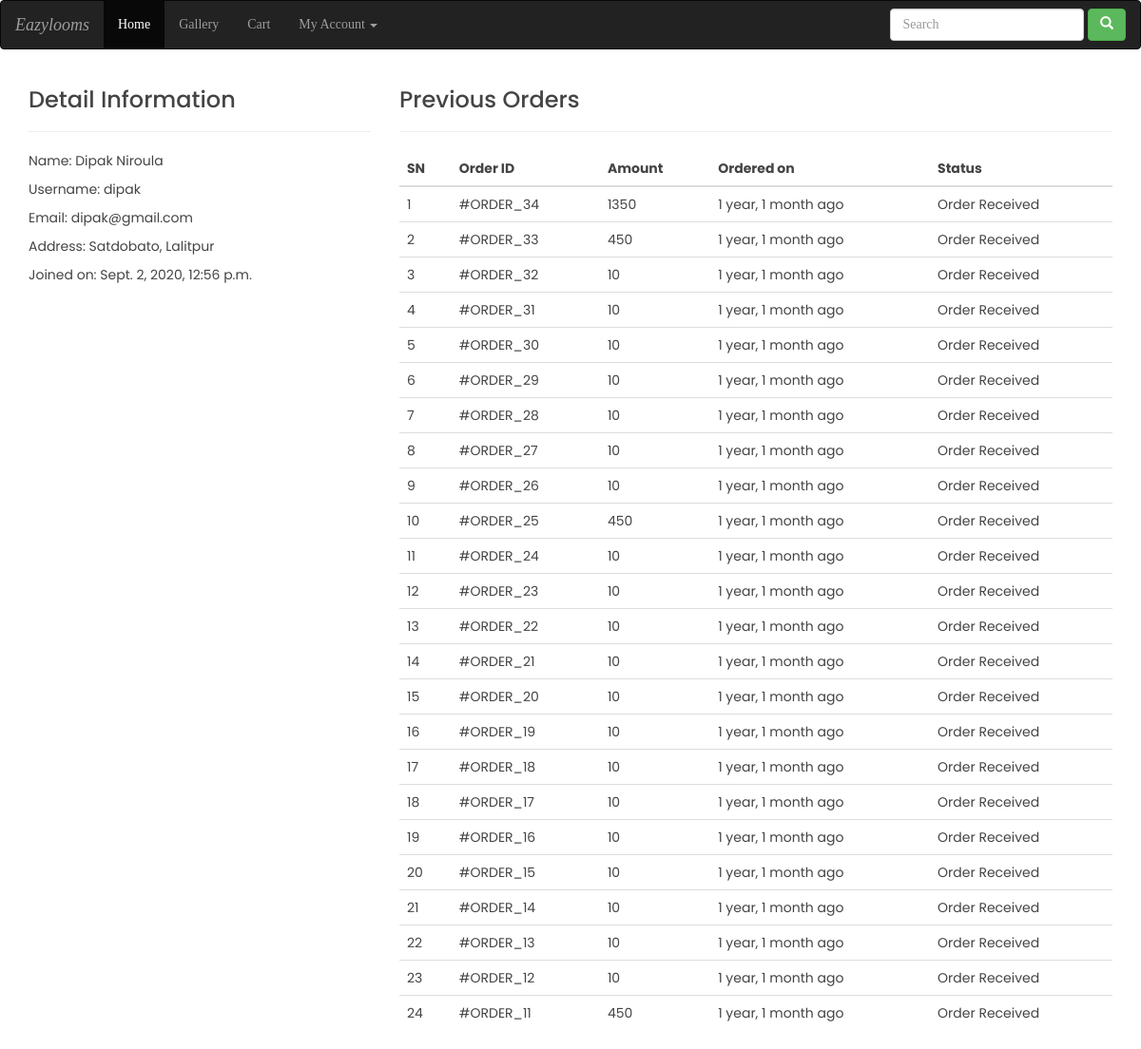
Screenshot of /profile/ (signed in) with the database file from the repository.
### ecomapp/models.py (models this page shows, shortened)
class Customer(models.Model):
    user = models.OneToOneField(User, on_delete=models.CASCADE)
    full_name = models.CharField(max_length=200)
    address = models.CharField(max_length=200, null=True, blank=True)
    joined_on = models.DateTimeField(auto_now_add=True)

class Order(models.Model):
    cart = models.OneToOneField(Cart, on_delete=models.CASCADE)
    ordered_by = models.CharField(max_length=200)
    shipping_address = models.CharField(max_length=200)
    mobile = models.CharField(max_length=10)
    email = models.EmailField(null=True, blank=True)
    subtotal = models.PositiveIntegerField()
    discount = models.PositiveIntegerField()
    total = models.PositiveIntegerField()
    order_status = models.CharField(max_length=50, choices=ORDER_STATUS)
    created_at = models.DateTimeField(auto_now_add=True)
    payment_method = models.CharField(
        max_length=20, choices=METHOD, default="Cash On Delivery")
    payment_completed = models.BooleanField(
        default=False, null=True, blank=True)

### ecomapp/views.py (the view)
# urls.py: path("profile/", CustomerProfileView.as_view(), name="customerprofile"),
class CustomerProfileView(TemplateView):
    template_name = "customerprofile.html"
    def dispatch(self, request, *args, **kwargs):
        if request.user.is_authenticated and Customer.objects.filter(user=request.user).exists():
            pass
        else:
            return redirect("/login/?next=/profile/")
        return super().dispatch(request, *args, **kwargs)
    def get_context_data(self, **kwargs):
        context = super().get_context_data(**kwargs)
        customer = self.request.user.customer
        context['customer'] = customer
        orders = Order.objects.filter(cart__customer=customer).order_by("-id")
        context["orders"] = orders
        return context

### templates/customerprofile.html (shortened to what this page needs)
{% extends 'base.html' %}
{% block content %}
<div class="container">
    <div class="row">
        <div class="col-md-4">
            <h3>Detail Information</h3><hr>
            <p><span class="font-weight-bold">Name: </span> {{customer.full_name}}</p>
            <p><span class="font-weight-bold">Username: </span> {{customer.user.username}}</p>
            <p><span class="font-weight-bold">Email: </span> {{customer.user.email}}</p>
            <p><span class="font-weight-bold">Address: </span> {{customer.address}}</p>
            <p><span class="font-weight-bold">Joined on: </span> {{customer.joined_on}}</p>
        </div>
        <div class="col-md-8">
            <h3>Previous Orders</h3>
            <hr>
            <table class="table">
                <thead>
                    <tr>
                        <th>SN</th>
                        <th>Order ID</th>
                        <th>Amount</th>
                        <th>Ordered on</th>
                        <th>Status</th>
                    </tr>
                </thead>
                <tbody>
                    {% for ord in orders %}
                    <tr>
                        <td>{{forloop.counter}}</td>
                        <td><a href="{% url 'ecomapp:customerorderdetail' ord.pk %}"> #ORDER_{{ord.id}}</a></td>
                        <td>{{ord.total}}</td>
                        <td>{{ord.created_at|timesince}} ago</td>
                        <td>{{ord.order_status}}</td>
                    </tr>
                    {% endfor %}
                </tbody>
            </table>
        </div>
    </div>
</div>
{% endblock %}

### templates/base.html (shortened to what this page needs)
<!DOCTYPE html>
<html lang="en">
<head>
  <link rel="stylesheet" href="https://maxcdn.bootstrapcdn.com/bootstrap/3.4.1/css/bootstrap.min.css">
  <link rel="stylesheet" href="static/css/style.css" >
  <link rel="stylesheet" href="https://cdnjs.cloudflare.com/ajax/libs/font-awesome/4.7.0/css/font-awesome.min.css">
</head>
<body>
<nav style="font-family: 'Liberation Sans Bold';" class="navbar navbar-inverse">
  <div class="container-fluid">
    <div class="navbar-header">
      <a style="font-style: oblique;" class="navbar-brand" href="{% url 'ecomapp:home' %}">Eazylooms</a>
    </div>
    <ul class="nav navbar-nav">
      <li class="active"><a href="{% url 'ecomapp:home' %}">Home</a></li>
      <li><a href="{% url 'ecomapp:gallery' %}">Gallery</a></li>
      <li><a href="{% url 'ecomapp:mycart' %}">Cart</a></li>
      <li class="dropdown">
        <a class="dropdown-toggle" data-toggle="dropdown" href="javascript:void(0)">My Account
        <span class="caret"></span></a>
      </li>
    </ul>
        <form class="navbar-form navbar-right" action="{% url 'ecomapp:search' %}" method="get">
      <div class="form-group">
        <input type="text" class="form-control" placeholder="Search" name="kw" required>
      </div>
<button type="submit" class="btn btn-success"><span class="glyphicon glyphicon-search"></span></button>    </form>
  </div>
</nav>
 {% block content %}
    {% endblock %}
</body>
</html>

### static/css/style.css (style rules this page uses)
body { font-family: "Poppins", sans-serif; color: #444444; }
a, a:hover { text-decoration: none; color: inherit; }

### rows the page displays
Customer: full_name "Dipak Niroula", user.username "dipak", user.email "dipak@gmail.com", address "Satdobato, Lalitpur", joined_on "Sept. 2, 2020, 12:56 p.m."
Order: id "34", total "1350", created_at "1 year, 1 month", order_status "Order Received"
Order: id "33", total "450", created_at "1 year, 1 month", order_status "Order Received"
Order: id "32", total "10", created_at "1 year, 1 month", order_status "Order Received"
Order: id "31", total "10", created_at "1 year, 1 month", order_status "Order Received"
Order: id "30", total "10", created_at "1 year, 1 month", order_status "Order Received"
Order: id "29", total "10", created_at "1 year, 1 month", order_status "Order Received"
Order: id "28", total "10", created_at "1 year, 1 month", order_status "Order Received"
Order: id "27", total "10", created_at "1 year, 1 month", order_status "Order Received"
Order: id "26", total "10", created_at "1 year, 1 month", order_status "Order Received"
Order: id "25", total "450", created_at "1 year, 1 month", order_status "Order Received"
Order: id "24", total "10", created_at "1 year, 1 month", order_status "Order Received"
Order: id "23", total "10", created_at "1 year, 1 month", order_status "Order Received"
Order: id "22", total "10", created_at "1 year, 1 month", order_status "Order Received"
Order: id "21", total "10", created_at "1 year, 1 month", order_status "Order Received"
Order: id "20", total "10", created_at "1 year, 1 month", order_status "Order Received"
Order: id "19", total "10", created_at "1 year, 1 month", order_status "Order Received"
Order: id "18", total "10", created_at "1 year, 1 month", order_status "Order Received"
Order: id "17", total "10", created_at "1 year, 1 month", order_status "Order Received"
Order: id "16", total "10", created_at "1 year, 1 month", order_status "Order Received"
Order: id "15", total "10", created_at "1 year, 1 month", order_status "Order Received"
Order: id "14", total "10", created_at "1 year, 1 month", order_status "Order Received"
Order: id "13", total "10", created_at "1 year, 1 month", order_status "Order Received"
Order: id "12", total "10", created_at "1 year, 1 month", order_status "Order Received"
Order: id "11", total "450", created_at "1 year, 1 month", order_status "Order Received"
